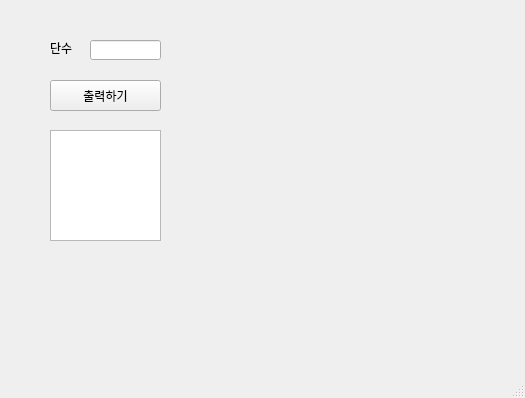
<?xml version="1.0" encoding="UTF-8"?>
<ui version="4.0">
 <class>MainWindow</class>
 <widget class="QMainWindow" name="MainWindow">
  <property name="geometry">
   <rect>
    <x>0</x>
    <y>0</y>
    <width>525</width>
    <height>398</height>
   </rect>
  </property>
  <property name="windowTitle">
   <string>MainWindow</string>
  </property>
  <widget class="QWidget" name="centralwidget">
   <widget class="QLineEdit" name="le">
    <property name="geometry">
     <rect>
      <x>90</x>
      <y>40</y>
      <width>71</width>
      <height>20</height>
     </rect>
    </property>
   </widget>
   <widget class="QLabel" name="lbl">
    <property name="geometry">
     <rect>
      <x>50</x>
      <y>40</y>
      <width>31</width>
      <height>16</height>
     </rect>
    </property>
    <property name="text">
     <string>단수</string>
    </property>
   </widget>
   <widget class="QPushButton" name="pb">
    <property name="geometry">
     <rect>
      <x>50</x>
      <y>80</y>
      <width>111</width>
      <height>31</height>
     </rect>
    </property>
    <property name="text">
     <string>출력하기</string>
    </property>
   </widget>
   <widget class="QTextEdit" name="te">
    <property name="geometry">
     <rect>
      <x>50</x>
      <y>130</y>
      <width>111</width>
      <height>111</height>
     </rect>
    </property>
   </widget>
  </widget>
  <widget class="QMenuBar" name="menubar">
   <property name="geometry">
    <rect>
     <x>0</x>
     <y>0</y>
     <width>525</width>
     <height>21</height>
    </rect>
   </property>
  </widget>
  <widget class="QStatusBar" name="statusbar"/>
 </widget>
 <resources/>
 <connections/>
</ui>
